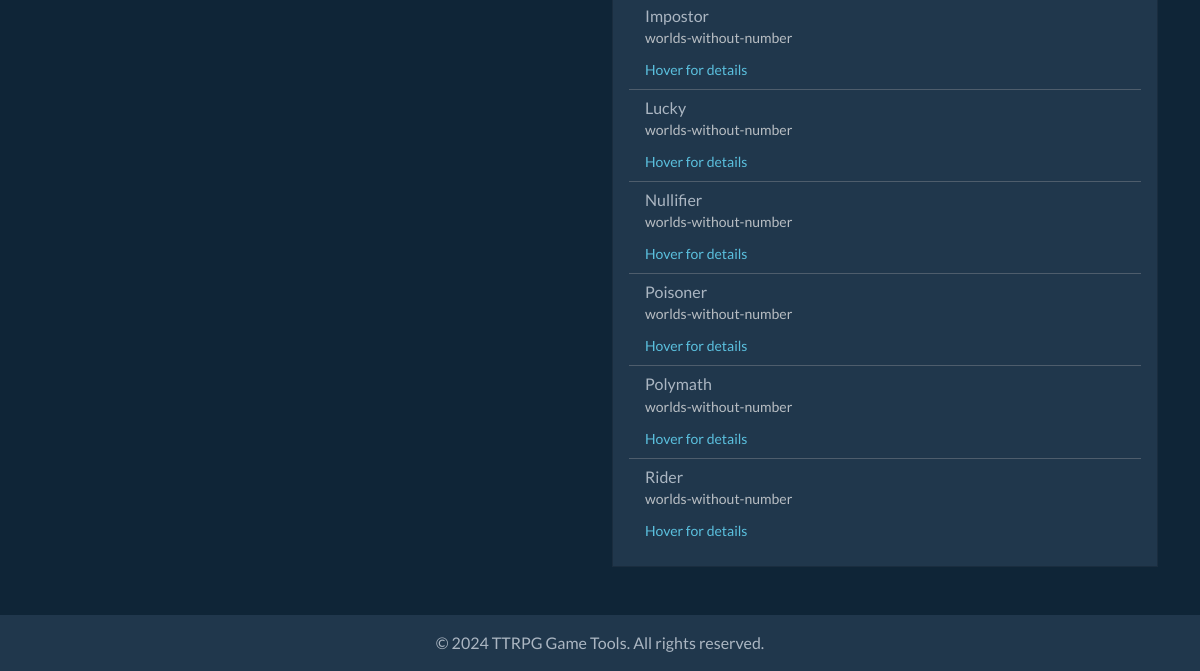
Page /foci (lower part) on the earlier database version.
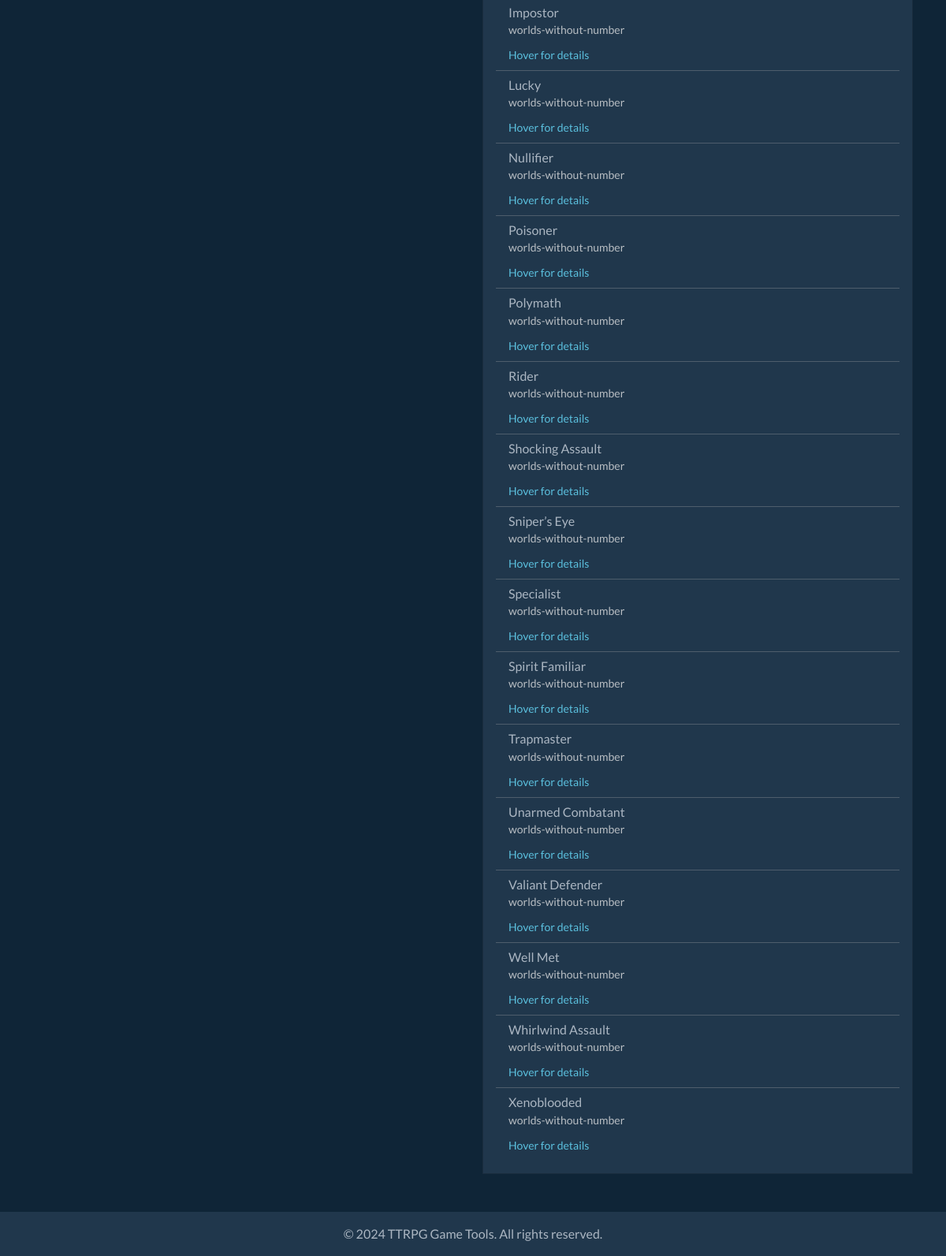
Same page on the later database version.
### tables this page shows
CREATE TABLE foci (
            id TEXT PRIMARY KEY,
            system TEXT NOT NULL,
            name TEXT NOT NULL,
            description TEXT NOT NULL,
            level_1 TEXT NOT NULL,
            level_2 TEXT NOT NULL,
            created_at TIMESTAMP DEFAULT CURRENT_TIMESTAMP
        );

### main.py (the view)
@app.get("/foci")
async def foci_page(request: Request):
    foci_list = get_all_foci()
    return templates.TemplateResponse("foci.html", {"request": request, "foci": foci_list})

### templates/foci.html (shortened to what this page needs)
{% extends "base.html" %}
{% block content %}
<div class="row">
    <div class="col-md-6">
    </div>
    <div class="col-md-6">
        <div class="card bg-dark text-light">
            <div class="card-body">
                {% if foci %}
                    <div class="list-group list-group-flush">
                        {% for focus in foci %}
                        <div class="list-group-item bg-dark text-light border-secondary">
                            <div class="d-flex justify-content-between align-items-center">
                                <div class="flex-grow-1">
                                    <h6 class="mb-0">{{ focus.name }}</h6>
                                    <small class="text-muted">{{ focus.system }}</small>
                                </div>
                            </div>
                            <div class="mt-2" data-bs-toggle="tooltip" data-bs-placement="top"
                                 title="Description: {{ focus.description }}&#10;Level 1: {{ focus.level_1 }}&#10;Level 2: {{ focus.level_2 }}">
                                <small class="text-info">Hover for details</small>
                            </div>
                        </div>
                        {% endfor %}
                    </div>
                {% else %}
                    <p class="text-muted">No foci added yet.</p>
                {% endif %}
            </div>
        </div>
    </div>
</div>
{% endblock %}

### templates/base.html (shortened to what this page needs)
<!DOCTYPE html>
<html lang="en">
<head>
    <link rel="stylesheet" href="{{ url_for('static', path='/css/bootstrap-superhero.min.css') }}">
    <link rel="stylesheet" href="{{ url_for('static', path='/css/custom.css') }}">
</head>
<body>
    <main class="container mt-4">
        {% block content %}{% endblock %}
    </main>
    <footer class="bg-dark text-light py-3 mt-5">
        <div class="container">
            <div class="row">
                <div class="col-12 text-center">
                    <p class="mb-0">&copy; 2024 TTRPG Game Tools. All rights reserved.</p>
                </div>
            </div>
        </div>
    </footer>
</body>
</html>

Differences in the rows shown:
added foci: name "Shocking Assault", system "worlds-without-number"
added foci: name "Sniper’s Eye", system "worlds-without-number"
added foci: name "Specialist", system "worlds-without-number"
added foci: name "Spirit Familiar", system "worlds-without-number"
added foci: name "Trapmaster", system "worlds-without-number"
added foci: name "Unarmed Combatant", system "worlds-without-number"
added foci: name "Valiant Defender", system "worlds-without-number"
added foci: name "Well Met", system "worlds-without-number"
added foci: name "Whirlwind Assault", system "worlds-without-number"
added foci: name "Xenoblooded", system "worlds-without-number"
